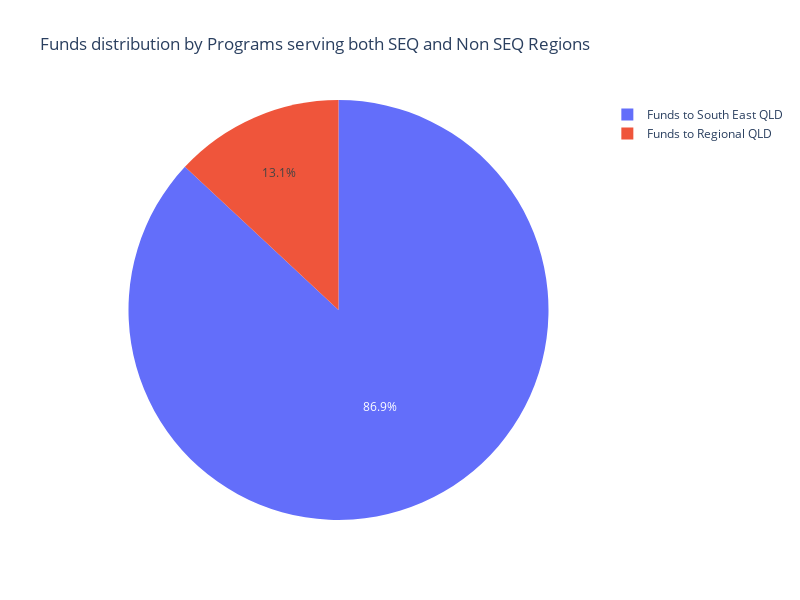

The notebook cell this image was saved under:
### Code cell
amounts = [var4, var5]

labels = [
    'Funds to South East QLD',
    'Funds to Regional QLD'
]

# Create DataFrame with computed percentage
pie_df = pd.DataFrame({
    'Program': labels,
    'Amount': amounts
})
pie_df['Percentage'] = pie_df['Amount'] / pie_df['Amount'].sum()

# Plot
fig = px.pie(pie_df, values='Percentage', names='Program', hover_data=['Amount'],
             title='Funds distribution by Programs serving both SEQ and Non SEQ Regions')

fig.update_layout(width=800, height=600)
fig.show()

### Figure 1 — Plotly figure (JSON) as saved in the notebook; plotly's stock layout.template omitted (floating-point values rounded to 4 significant figures)
{"data": [{"customdata": [[62444798], [9376130]], "domain": {"x": [0, 1], "y": [0, 1]}, "hovertemplate": "Program=%{label}<br>Percentage=%{value}<br>Amount=%{customdata[0]}<extra></extra>", "labels": ["Funds to South East QLD", "Funds to Regional QLD"], "legendgroup": "", "name": "", "showlegend": true, "type": "pie", "values": [0.8695, 0.1305]}], "layout": {"height": 600, "legend": {"tracegroupgap": 0}, "title": {"text": "Funds distribution by Programs serving both SEQ and Non SEQ Regions"}, "width": 800}}
